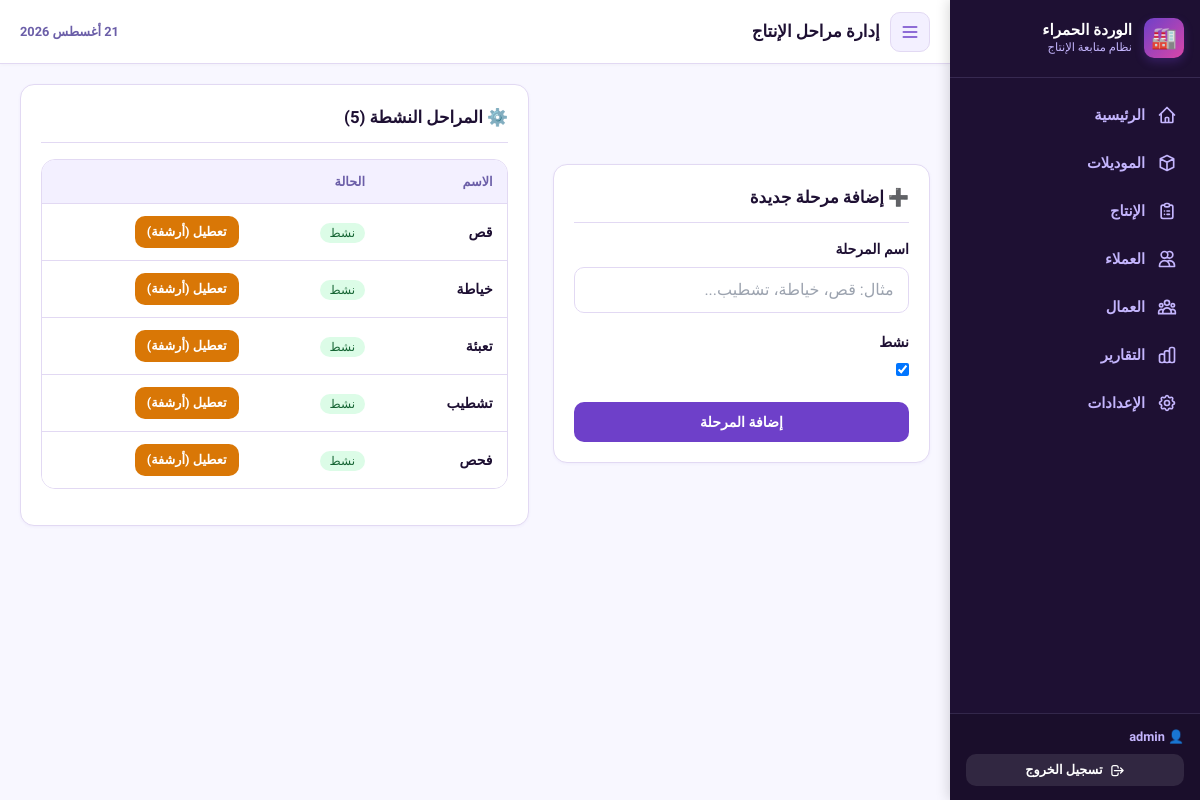
The app's page /settings/stages/ (signed in), older data.
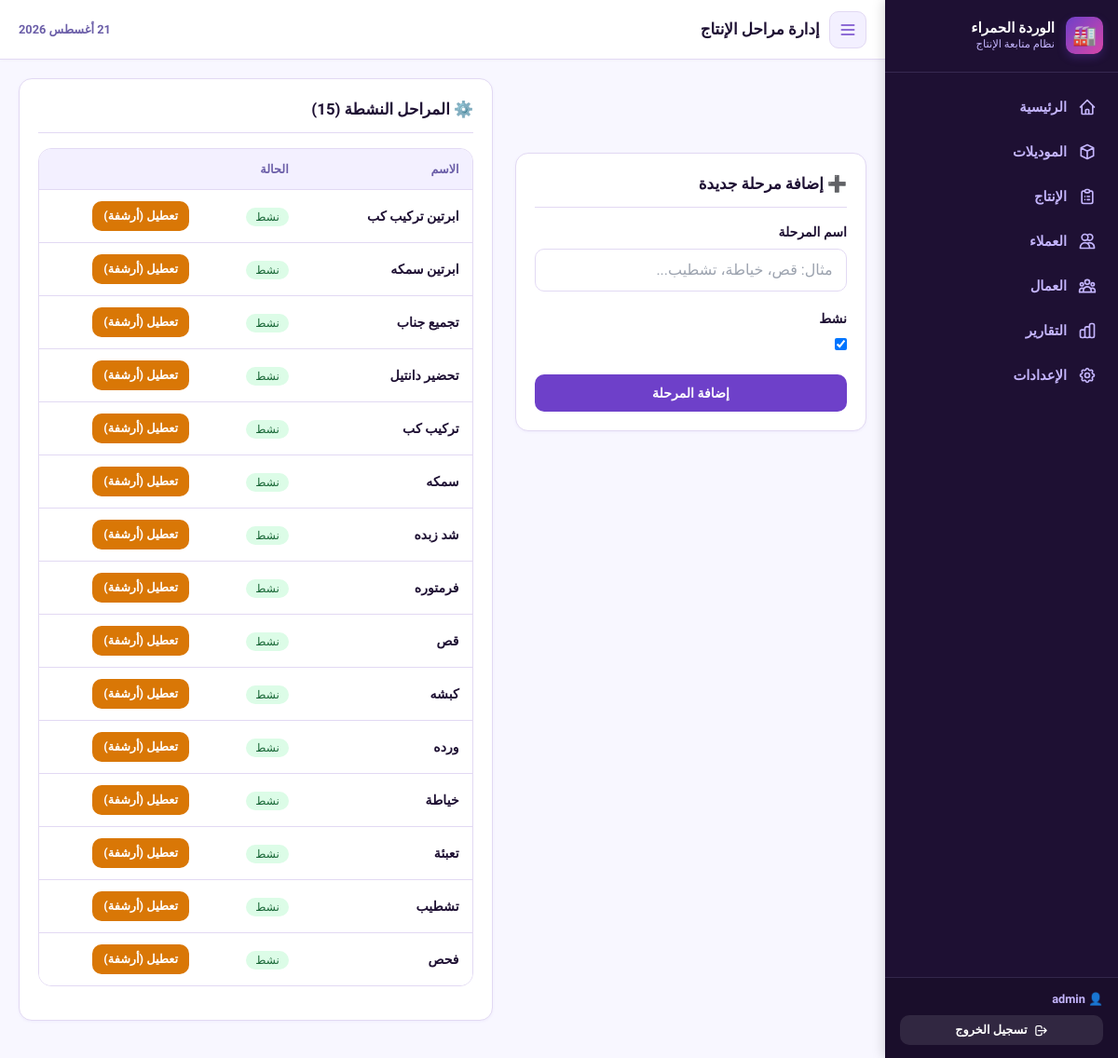
The same page, newer data.
### catalog/models.py (models this page shows, shortened)
class TimestampMixin(models.Model):
    created_at = models.DateTimeField(auto_now_add=True)
    updated_at = models.DateTimeField(auto_now=True)
    class Meta:
        abstract = True

class ProductionStage(TimestampMixin):
    name = models.CharField(max_length=100, unique=True, verbose_name='اسم المرحلة')
    description = models.TextField(blank=True, verbose_name='الوصف')
    sort_order = models.PositiveIntegerField(default=0, verbose_name='الترتيب')
    is_active = models.BooleanField(default=True, verbose_name='نشط')
    class Meta:
        verbose_name = 'مرحلة الإنتاج'
        verbose_name_plural = 'مراحل الإنتاج'
        ordering = ['sort_order', 'name']

### catalog/views.py (the view, shortened to what this page needs)
# urls.py: path('settings/stages/', views.StageListView.as_view(), name='stage_list'),
@method_decorator(login_required, name='dispatch')
class StageListView(View):
    def get(self, request):
        stages = ProductionStage.objects.all()
        return render(request, 'catalog/settings/stages.html', {
            'stages': stages,
            'active_stages': stages.filter(is_active=True),
            'inactive_stages': stages.filter(is_active=False),
            'form': ProductionStageForm()
        })

### catalog/forms.py
class ProductionStageForm(forms.ModelForm):
    class Meta:
        model = ProductionStage
        fields = ['name', 'is_active']
        labels = {
            'name': 'اسم المرحلة', 'is_active': 'نشط'
        }
        widgets = {
            'name': forms.TextInput(attrs={'class': 'form-control', 'placeholder': 'مثال: قص، خياطة، تشطيب...'}),
        }

### core/context_processors.py (called while the page is built)
def navigation(request):
    nav_items = [
        {'url': 'production:dashboard', 'label': 'الرئيسية', 'icon': 'home'},
        {'url': 'catalog:model_list', 'label': 'الموديلات', 'icon': 'cube'},
        {'url': 'production:entry', 'label': 'الإنتاج', 'icon': 'clipboard-list'},
        {'url': 'catalog:client_list', 'label': 'العملاء', 'icon': 'users'},
        {'url': 'workers:list', 'label': 'العمال', 'icon': 'user-group'},
        {'url': 'reports:index', 'label': 'التقارير', 'icon': 'chart-bar'},
        {'url': 'catalog:settings_index', 'label': 'الإعدادات', 'icon': 'cog'},
    ]
    return {
        'nav_items': nav_items,
    }

### catalog/templates/catalog/settings/stages.html (shortened to what this page needs)
{% extends "base.html" %}
{% load factory_tags %}
{% block page_title %}إدارة مراحل الإنتاج{% endblock %}
{% block content %}
<div class="grid-2col-responsive">
  <div class="card sticky-desktop">
    <div class="card-header"><h2 class="card-title">➕ إضافة مرحلة جديدة</h2></div>
    <form method="post">
      {% for field in form %}
      <div class="form-group">
        <label class="form-label">{{ field.label }}</label>
        {{ field }}
      </div>
      {% endfor %}
      <button type="submit" class="btn btn-primary" style="width:100%;justify-content:center;">إضافة المرحلة</button>
    </form>
  </div>
  <div class="card">
    <div class="card-header">
      <h2 class="card-title">⚙️ المراحل النشطة ({{ active_stages|length }})</h2>
    </div>
    <div class="table-container">
      <table class="table">
        <thead><tr><th>الاسم</th><th>الحالة</th><th></th></tr></thead>
        <tbody>
          {% for stage in active_stages %}
          <tr>
            <td><strong>{{ stage.name }}</strong></td>
            <td>{{ stage.is_active|status_badge }}</td>
            <td>
              <div class="table-actions">
                <form method="post" action="{% url 'catalog:stage_toggle' stage.pk %}">
                  <button type="submit" class="btn btn-sm btn-warning">تعطيل (أرشفة)</button>
                </form>
              </div>
            </td>
          </tr>
          {% empty %}
          <tr><td colspan="3" style="text-align:center;color:var(--color-text-muted);padding:1.5rem;">لا توجد مراحل نشطة</td></tr>
          {% endfor %}
        </tbody>
      </table>
    </div>
  </div>
</div>
{% endblock %}

### templates/base.html (shortened to what this page needs)
{% load static factory_tags %}
<!DOCTYPE html>
<html lang="ar" dir="rtl">
<head>
  <script src="https://cdn.tailwindcss.com"></script>
  <link rel="stylesheet" href="{% static 'css/main.css' %}">
</head>
<body>
<aside class="sidebar" id="sidebar">
  <div class="sidebar-logo">
    <div class="sidebar-logo-icon">🏭</div>
    <div style="flex:1;">
      <div class="sidebar-logo-text">الوردة الحمراء</div>
      <div class="sidebar-logo-sub">نظام متابعة الإنتاج</div>
    </div>
  </div>
  <nav class="sidebar-nav">
    {% for item in nav_items %}
    <a href="{% url item.url %}"
       class="sidebar-item {% if request.resolver_match.url_name == item.url|cut:'production:'|cut:'catalog:'|cut:'workers:'|cut:'reports:'|cut:'accounts:' %}active{% endif %}">
      {% if item.icon == 'home' %}
        <svg fill="none" viewBox="0 0 24 24" stroke="currentColor"><path stroke-linecap="round" stroke-linejoin="round" stroke-width="2" d="M3 12l2-2m0 0l7-7 7 7M5 10v10a1 1 0 001 1h3m10-11l2 2m-2-2v10a1 1 0 01-1 1h-3m-6 0a1 1 0 001-1v-4a1 1 0 011-1h2a1 1 0 011 1v4a1 1 0 001 1m-6 0h6"/></svg>
      {% elif item.icon == 'cube' %}
        <svg fill="none" viewBox="0 0 24 24" stroke="currentColor"><path stroke-linecap="round" stroke-linejoin="round" stroke-width="2" d="M20 7l-8-4-8 4m16 0l-8 4m8-4v10l-8 4m0-10L4 7m8 4v10M4 7v10l8 4"/></svg>
      {% elif item.icon == 'clipboard-list' %}
        <svg fill="none" viewBox="0 0 24 24" stroke="currentColor"><path stroke-linecap="round" stroke-linejoin="round" stroke-width="2" d="M9 5H7a2 2 0 00-2 2v12a2 2 0 002 2h10a2 2 0 002-2V7a2 2 0 00-2-2h-2M9 5a2 2 0 002 2h2a2 2 0 002-2M9 5a2 2 0 012-2h2a2 2 0 012 2m-3 7h3m-3 4h3m-6-4h.01M9 16h.01"/></svg>
      {% elif item.icon == 'users' %}
        <svg fill="none" viewBox="0 0 24 24" stroke="currentColor"><path stroke-linecap="round" stroke-linejoin="round" stroke-width="2" d="M12 4.354a4 4 0 110 5.292M15 21H3v-1a6 6 0 0112 0v1zm0 0h6v-1a6 6 0 00-9-5.197M13 7a4 4 0 11-8 0 4 4 0 018 0z"/></svg>
      {% endif %}
      <span>{{ item.label }}</span>
    </a>
    {% endfor %}
  </nav>
  <div class="sidebar-footer">
    <div style="color: var(--color-sidebar-text); font-size: 0.8rem; margin-bottom: 0.5rem; font-weight: 600;">
      👤 {{ request.user.get_full_name|default:request.user.username }}
    </div>
    <a href="{% url 'accounts:logout' %}" class="btn btn-sm" style="background:rgba(255,255,255,0.1);color:white;width:100%;justify-content:center;">
      <svg width="15" height="15" fill="none" viewBox="0 0 24 24" stroke="currentColor"><path stroke-linecap="round" stroke-linejoin="round" stroke-width="2" d="M17 16l4-4m0 0l-4-4m4 4H7m6 4v1a3 3 0 01-3 3H6a3 3 0 01-3-3V7a3 3 0 013-3h4a3 3 0 013 3v1"/></svg>
      تسجيل الخروج
    </a>
  </div>
</aside>
<div class="main-content">
  <header class="topbar">
    <div class="topbar-start">
      <button id="sidebarToggle" class="btn btn-icon btn-secondary sidebar-toggle-btn" aria-label="القائمة">
        <svg width="20" height="20" fill="none" viewBox="0 0 24 24" stroke="currentColor"><path stroke-linecap="round" stroke-linejoin="round" stroke-width="2" d="M4 6h16M4 12h16M4 18h16"/></svg>
      </button>
      <div class="topbar-title-wrap">
        <h1 class="page-title">{% block page_title %}{% endblock %}</h1>
      </div>
    </div>
    <div class="topbar-end">
      <div class="topbar-date">
        {% now "j F Y" %}
      </div>
    </div>
  </header>
  <main class="page-container">
    {% block content %}{% endblock %}
  </main>
</div>
</body>
</html>

Row changes from the older to the newer data that the page shows:
added ProductionStage: name "ابرتين تركيب كب", is_active|status_badge "نشط"
added ProductionStage: name "ابرتين سمكه", is_active|status_badge "نشط"
added ProductionStage: name "تجميع جناب", is_active|status_badge "نشط"
added ProductionStage: name "تحضير دانتيل", is_active|status_badge "نشط"
added ProductionStage: name "تركيب كب", is_active|status_badge "نشط"
added ProductionStage: name "سمكه", is_active|status_badge "نشط"
added ProductionStage: name "شد زبده", is_active|status_badge "نشط"
added ProductionStage: name "فرمتوره", is_active|status_badge "نشط"
added ProductionStage: name "كبشه", is_active|status_badge "نشط"
added ProductionStage: name "ورده", is_active|status_badge "نشط"
Text that changed along with them:
{{ active_stages|length }}: "5" → "15"
